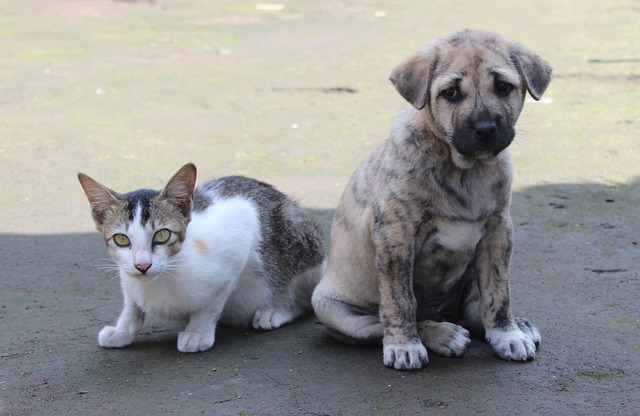
#> input picture 1code/pic/cat_and_dog.jpg, 640 x 416 px
$ python 2Unit02_2CV2.py
#> lines starting #> are read from the running program, lines starting #| are printed output that depends on the picture; after the words box and inside, x2 and y2 are one past the last pixel; in counts of white or black regions, pixels touching at a corner belong together
# 2Unit02_2CV2.py
import cv2
import numpy as np

img = cv2.imread("pic/cat_and_dog.jpg")
#> img is the input picture: shape (416, 640, 3); mean B, G, R 149.7, 151, 151.3
img = cv2.resize(img, (320, 200))
#> img: shape (200, 320, 3)
imgGray = cv2.cvtColor(img, cv2.COLOR_BGR2GRAY)
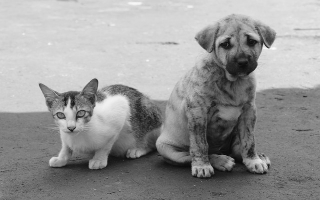
#> imgGray: shape (200, 320); min 9, max 252, mean 150.8
imgBlur = cv2.GaussianBlur(imgGray, (7, 7), 0)
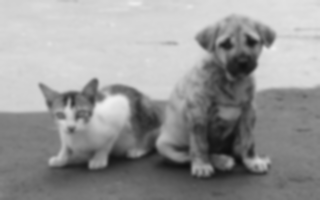
#> imgBlur: shape (200, 320); min 14, max 240, mean 150.8
imgCanny = cv2.Canny(img, 300, 300)
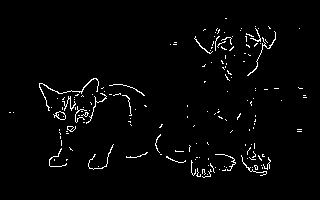
#> imgCanny: shape (200, 320); 2.3% white in thin lines or dots, all inside (x1, y1, x2, y2) = (9, 18, 307, 178)
imghor = np.hstack((imgGray, imgBlur, imgCanny))
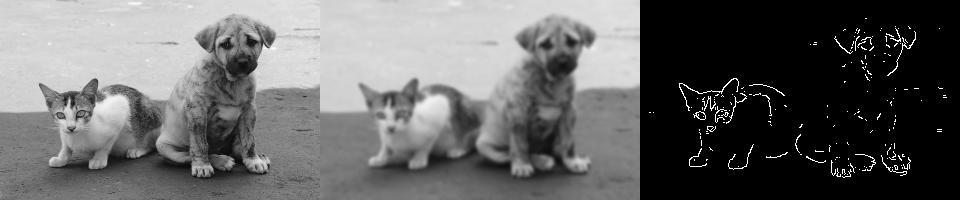
#> imghor: shape (200, 960); min 0, max 255, mean 102.5
imgver = np.vstack((imghor, imghor))
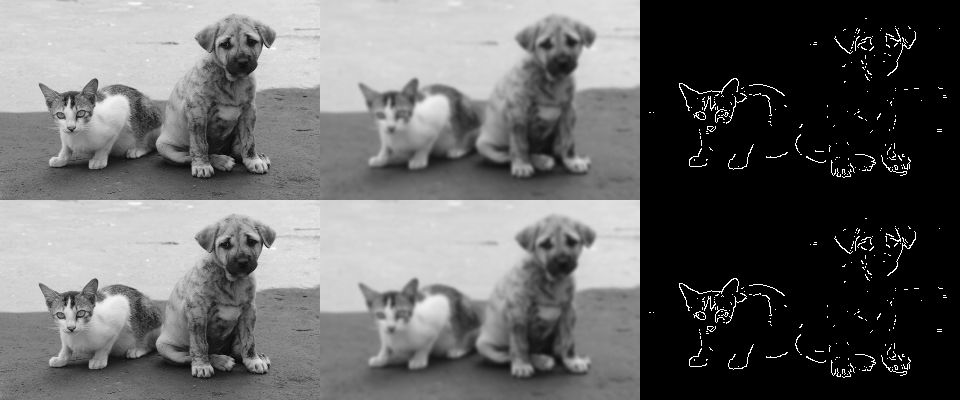
#> imgver: shape (400, 960); min 0, max 255, mean 102.5
cv2.imshow("Unit02_2 | 322022 |", imgver)
cv2.waitKey(0)

$ run again, with 1code/pic/IMG_2997.jpg copied over 1code/pic/cat_and_dog.jpg
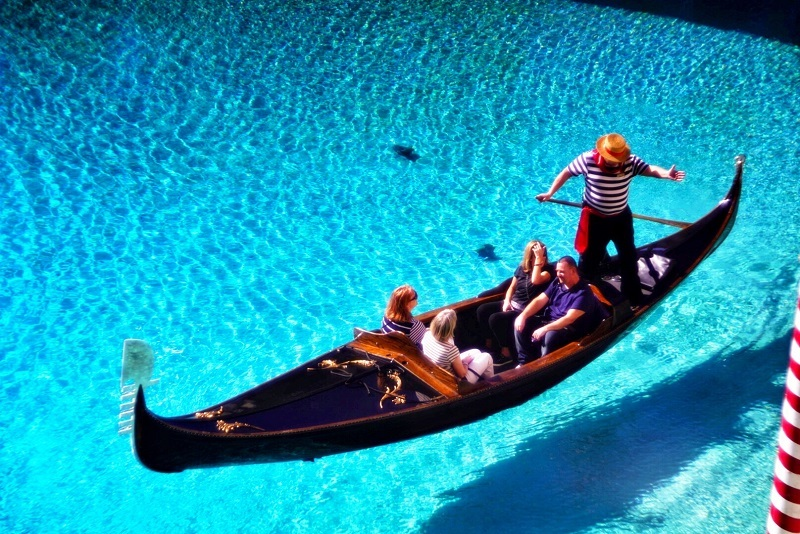
#> input picture 1code/pic/IMG_2997.jpg, 800 x 534 px
#> img is the input picture: shape (534, 800, 3); mean B, G, R 178.2, 150.4, 26.9
#> img: shape (200, 320, 3)
#> `imgCanny = cv2.Canny(img, 300, 300)`:
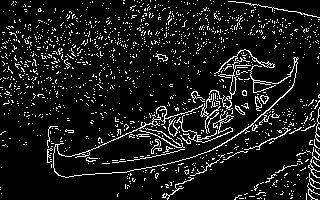
#> imgCanny: shape (200, 320); 9.6% white in thin lines or dots
#> `imgver = np.vstack((imghor, imghor))`:
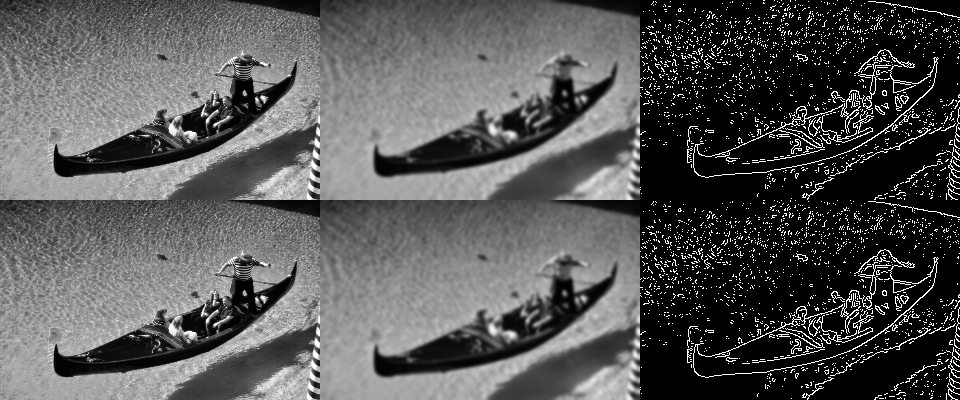
#> imgver: shape (400, 960); min 0, max 255, mean 85.9
